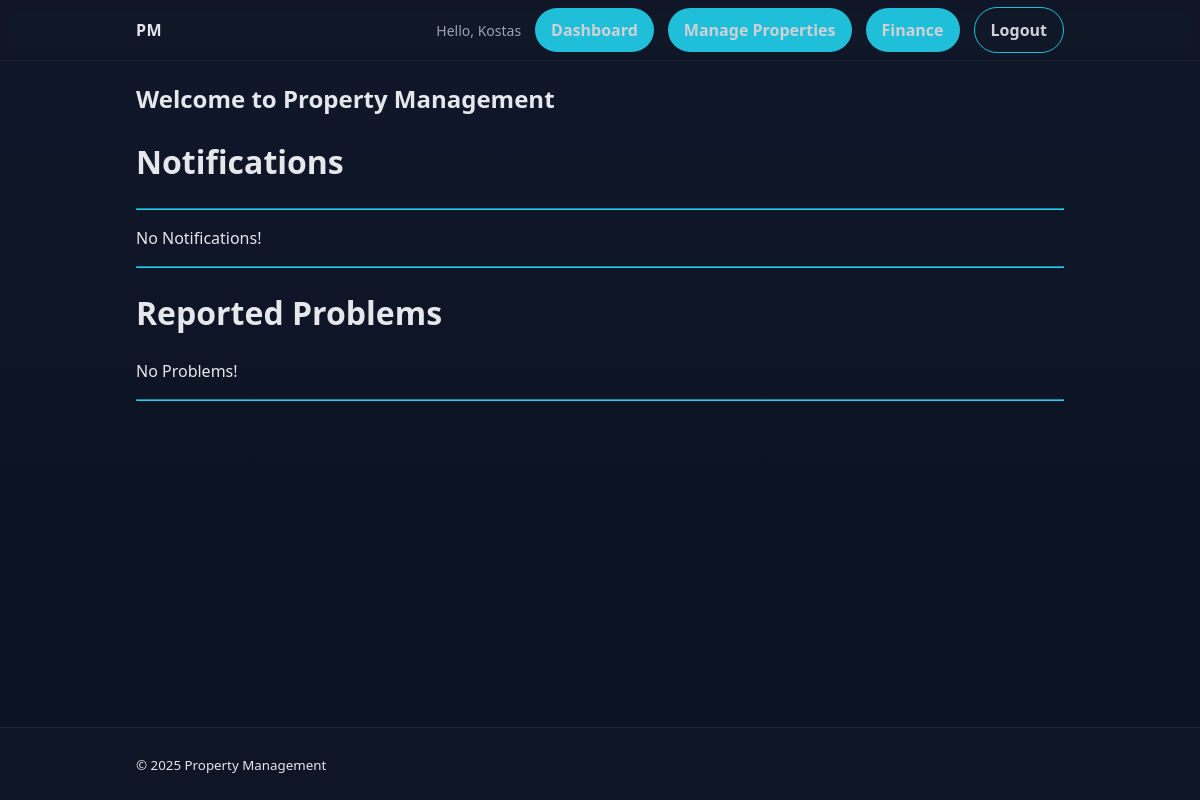
Before: / (signed in) with the older database file.
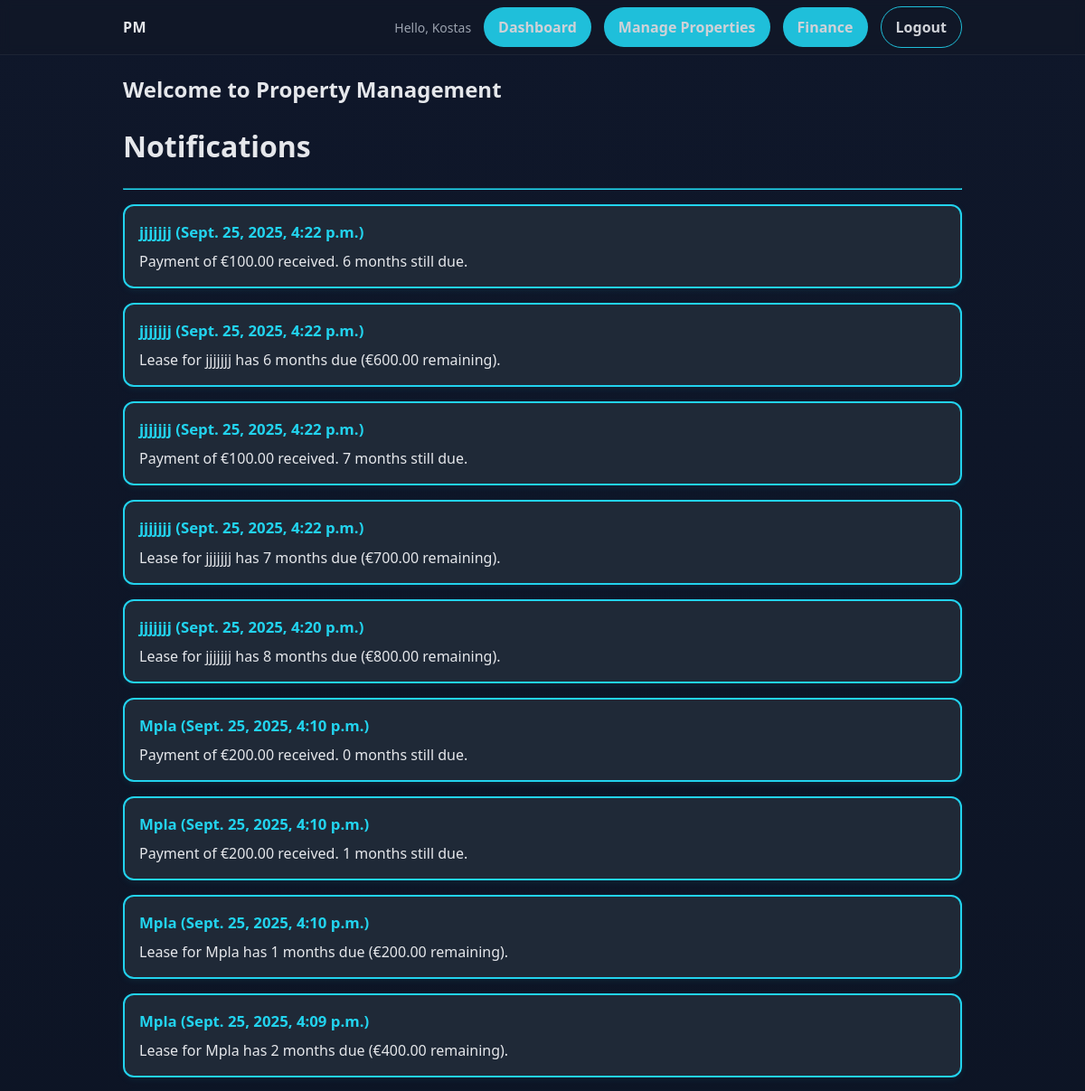
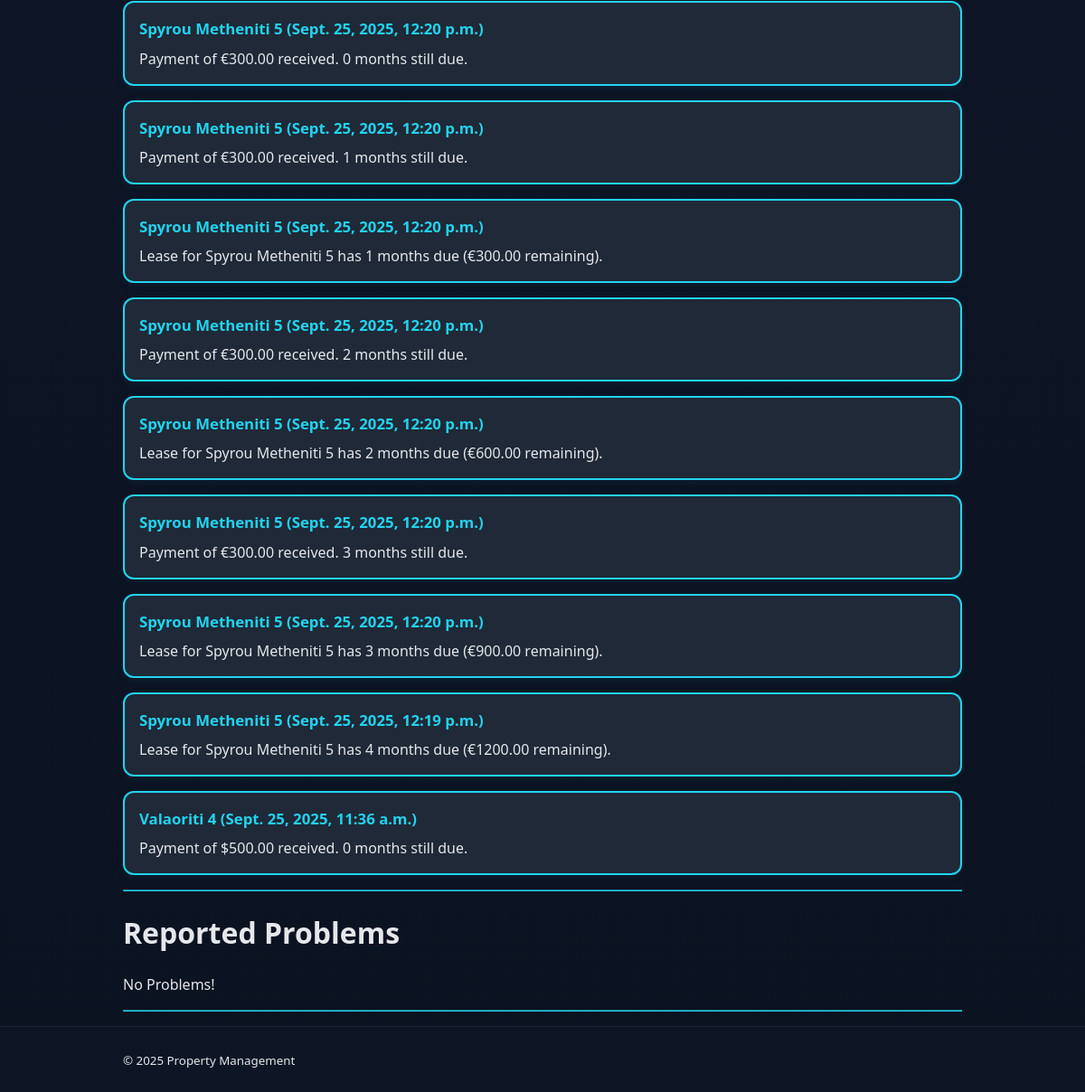
After: the same page with the newer database file (2 pictures, top to bottom).
### pm/models.py (models this page shows, shortened)
class Message(models.Model):
    owner = models.ForeignKey(User, on_delete=models.CASCADE, related_name='owned_messages')
    property = models.ForeignKey(Property, on_delete=models.CASCADE, related_name='property_messages')
    lease = models.ForeignKey(Lease, on_delete=models.CASCADE, related_name='lease_messages', null=True, blank=True)
    content = models.TextField()
    timestamp = models.DateTimeField(auto_now_add=True)

class Property(models.Model):
    address = models.CharField(max_length=200)
    property_type = models.CharField(max_length=30, choices=[
        ('condo', 'Condo'),
        ('apartment', 'Apartment'),
        ('studio', 'Studio'),
        ('house', 'House'),
        ('townhouse', 'Townhouse'),
        ('bungalow', 'Bungalow'),
        ('co-op', 'Co-op'),
        ('loft', 'Loft'),
        ('barn', 'Barn'),
        ('shack', 'Shack'),
        ('cottage', 'Cottage'),
        ('parking' ,'Parking')
        ])
    property_size = models.CharField(max_length=50)
    bedrooms = models.IntegerField()
    bathrooms = models.IntegerField()
    parking_spaces = models.IntegerField()
    amenities = models.CharField(max_length=200)
    description = models.TextField()
    owner = models.ForeignKey(User, on_delete=models.CASCADE)
    status = models.CharField(max_length=9, choices=[('available', 'Available'), ('rented', 'Rented')])  # Add a status field with choices
    created_at = models.DateTimeField(auto_now_add=True)
    updated_at = models.DateTimeField(auto_now=True)
    def __str__(self):
        return f'{self.address}'

### pm/views.py (the view)
# urls.py: 2. Add a URL to urlpatterns:  path('', views.home, name='home')
@login_required
def home(request):
    problems = Problem.objects.filter(property__owner=request.user).order_by('-created_at')
    notifications = Message.objects.filter(owner=request.user).order_by('-timestamp')
    update_status(request)
    return render(request, 'pm/home.html', {'problems':problems, 'notifications':notifications})

### pm/models.py (called while the page is built, shortened)
    def months_due(self):
        today = timezone.now().date()
        if today < self.start_date:
            return 0
        months_elapsed = (today.year - self.start_date.year) * 12 + today.month - self.start_date.month
        if today.day < self.start_date.day:
            months_elapsed -= 1
        total_due = months_elapsed * self.monthly_payment_amount
        months_due = int((total_due - self.amount_paid) // self.monthly_payment_amount)
        return max(months_due, 0)

    def notify_months_due(self):
        due = self.months_due()
        if due > 0:
            msg_content = f'Lease for {self.property.address} has {due} months due (€{due*self.monthly_payment_amount} remaining).'
            identical = Message.objects.filter(
                owner=self.property.owner,
                lease=self,
                property=self.property,
                content=msg_content
            )

### pm/views.py (called while the page is built)
def update_status(request):
    leases = Lease.objects.filter(property__owner=request.user)
    for lease in leases:
        lease.update_payment_status()

### pm/templates/pm/home.html (shortened to what this page needs)
{% extends 'pm/base.html' %}
{% block staff_nav %}
  {% if user.is_staff %}
    <li class="nav-item"><a class="btn" href="{% url 'home' %}">Dashboard</a></li>
    <li class="nav-item"><a class="btn" href="{% url 'manage_properties' %}">Manage Properties</a></li>
    <li class="nav-item"><a class="btn" href="{% url 'finances' %}">Finance</a></li>
  {% else %}
    <li class="nav-item"><a class="btn" href="{% url 'report_problem' %}">Report Problem</a></li>
  {% endif %}
{% endblock %}
{% block content %}
  <h2>Welcome to Property Management</h2>
  <h1>Notifications</h1>
    <hr style="border-color: var(--primary); margin-bottom: 1rem;">
    {% for notification in notifications %}
      <div class="notification-card">
        <div class="notification-header">
          <h3 class="notification-title">{{notification.property}} ({{notification.timestamp}})</h3>
        </div>
        <div class="notification-body">
          <p class="notification-message">{{ notification.content }}</p>
        </div>
      </div>
      {% empty %}
      <p>No Notifications!</p>
    {% endfor %}
  <hr style="border-color: var(--primary); margin-bottom: 1rem;">
  {% if user.is_staff %}
  <h1>Reported Problems</h1>
  {% for problem in problems %}
    <div class="problem-card">
        <div class="problem-header">
        <h3 class="problem-title">Reported by: {{ problem.tenant }}</h3>
        </div>
        <div class="problem-body">
        <h2>Address: {{ problem.property }}</h2>
        <p class="problem-description">{{ problem.description }}</p>
        </div>
        <div class="form-actions">
            <a class="btn btn-outline" href="{% url "solve_problem" problem.id %}">Mark as Solved</a>
        </div>
    </div>
    {% empty %}
    <p>No Problems!</p>
  {% endfor %}
  <hr style="border-color: var(--primary); margin-bottom: 1rem;">
  {% endif %}
{% endblock %}

Changed rows visible on the page:
added Message: property "jjjjjjj", timestamp "Sept. 25, 2025, 4:22 p.m.", content "Payment of €100.00 received. 6 months still due."
added Message: property "jjjjjjj", timestamp "Sept. 25, 2025, 4:22 p.m.", content "Lease for jjjjjjj has 6 months due (€600.00 remaining)."
added Message: property "jjjjjjj", timestamp "Sept. 25, 2025, 4:22 p.m.", content "Payment of €100.00 received. 7 months still due."
added Message: property "jjjjjjj", timestamp "Sept. 25, 2025, 4:22 p.m.", content "Lease for jjjjjjj has 7 months due (€700.00 remaining)."
added Message: property "jjjjjjj", timestamp "Sept. 25, 2025, 4:20 p.m.", content "Lease for jjjjjjj has 8 months due (€800.00 remaining)."
added Message: property "Mpla", timestamp "Sept. 25, 2025, 4:10 p.m.", content "Payment of €200.00 received. 0 months still due."
added Message: property "Mpla", timestamp "Sept. 25, 2025, 4:10 p.m.", content "Payment of €200.00 received. 1 months still due."
added Message: property "Mpla", timestamp "Sept. 25, 2025, 4:10 p.m.", content "Lease for Mpla has 1 months due (€200.00 remaining)."
added Message: property "Mpla", timestamp "Sept. 25, 2025, 4:09 p.m.", content "Lease for Mpla has 2 months due (€400.00 remaining)."
added Message: property "Spyrou Metheniti 5", timestamp "Sept. 25, 2025, 12:20 p.m.", content "Payment of €300.00 received. 0 months still due."
added Message: property "Spyrou Metheniti 5", timestamp "Sept. 25, 2025, 12:20 p.m.", content "Payment of €300.00 received. 1 months still due."
added Message: property "Spyrou Metheniti 5", timestamp "Sept. 25, 2025, 12:20 p.m.", content "Lease for Spyrou Metheniti 5 has 1 months due (€300.00 remaining)."
added Message: property "Spyrou Metheniti 5", timestamp "Sept. 25, 2025, 12:20 p.m.", content "Payment of €300.00 received. 2 months still due."
added Message: property "Spyrou Metheniti 5", timestamp "Sept. 25, 2025, 12:20 p.m.", content "Lease for Spyrou Metheniti 5 has 2 months due (€600.00 remaining)."
added Message: property "Spyrou Metheniti 5", timestamp "Sept. 25, 2025, 12:20 p.m.", content "Payment of €300.00 received. 3 months still due."
added Message: property "Spyrou Metheniti 5", timestamp "Sept. 25, 2025, 12:20 p.m.", content "Lease for Spyrou Metheniti 5 has 3 months due (€900.00 remaining)."
added Message: property "Spyrou Metheniti 5", timestamp "Sept. 25, 2025, 12:19 p.m.", content "Lease for Spyrou Metheniti 5 has 4 months due (€1200.00 remaining)."
added Message: property "Valaoriti 4", timestamp "Sept. 25, 2025, 11:36 a.m.", content "Payment of $500.00 received. 0 months still due."
Other visible differences:
text no longer shown: "No Notifications!"
